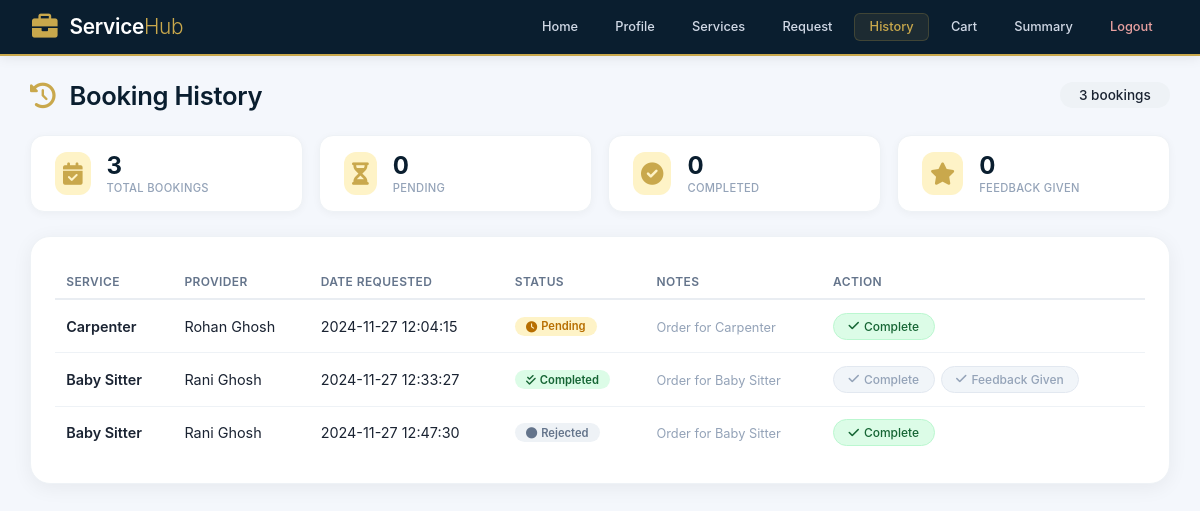
The page /booking_history (signed in) on the database its author committed.
### models.py (models this page shows, shortened)
class Order(db.Model):
    __tablename__ = 'orders'
    id = db.Column(db.Integer, primary_key=True)
    customer_id = db.Column(db.Integer, db.ForeignKey('customers.id'), nullable=False)
    provider_id = db.Column(db.Integer, db.ForeignKey('professionals.id'), nullable=True)
    service_id = db.Column(db.Integer, db.ForeignKey('services.id'), nullable=False)
    date_requested = db.Column(db.DateTime, default=datetime.utcnow, nullable=False)
    date_completed = db.Column(db.DateTime, nullable=True)
    status = db.Column(db.String(20), default="Pending", nullable=False)
    notes = db.Column(db.Text, nullable=True)
    work_completed = db.Column(db.Boolean, nullable=False, default=False)
    provider_notes = db.Column(db.Text, nullable=True)
    customer_approval = db.Column(db.Boolean, nullable=False, default=False)  # Approval by customer
    professional_approval = db.Column(db.Boolean, nullable=False, default=False)
    feedback_given=db.Column(db.Boolean,db.ForeignKey('feedbacks.feedback_given'), nullable=False, default=False)
    cart_id = db.Column(db.Integer, db.ForeignKey('cart.id'), nullable=True)
    quantity = db.Column(db.Integer, default=1, nullable=False)
    cart = db.relationship('Cart', backref='orders', lazy=True)
    customer = db.relationship("Customer", backref="customer_orders", lazy=True)
    provider = db.relationship("Professional", backref="provider_orders", lazy=True)
    service = db.relationship("Service", backref="orders", lazy=True)
    feedback=db.relationship("Feedback",backref="orders",lazy=True)

class Service(db.Model):
    __tablename__ = 'services'
    id = db.Column(db.Integer, primary_key=True)
    name = db.Column(db.String(80), unique=True, nullable=False)
    price = db.Column(db.Integer, nullable=False)
    timerequired = db.Column(db.Integer, nullable=False)
    description = db.Column(db.String(200), nullable=False)
    allowed = db.Column(db.Boolean, default=False, nullable=False)
    status = db.Column(db.String(20), default="Pending", nullable=False)

class Professional(db.Model):
    __tablename__ = 'professionals'
    id = db.Column(db.Integer, primary_key=True)
    name = db.Column(db.String(32), nullable=False)
    username = db.Column(db.String(120), unique=True, nullable=False)
    password = db.Column(db.String(200), nullable=False)
    email = db.Column(db.String(120), unique=True, nullable=False)
    address = db.Column(db.String(200), nullable=False)
    pincode = db.Column(db.String(10), nullable=False)
    service_type = db.Column(db.String(32), db.ForeignKey('services.name'), nullable=False)
    experience = db.Column(db.Integer, nullable=False)
    description = db.Column(db.Text, nullable=False)
    document = db.Column(db.String(200), nullable=True)
    is_approved = db.Column(db.Boolean, nullable=False, default=False)
    blocked = db.Column(db.Boolean, default=False, nullable=False)
    service = db.relationship("Service", backref="professionals", lazy=True)
    date_created = db.Column(db.DateTime, nullable=True)  # Initially nullable

### routes.py (the view)
@app.route('/booking_history')
def booking_history():
    customer_id = session.get('customer_id')  # Retrieve customer ID from session
    if not customer_id:
        flash("Please log in to view your booking history.", "warning")
        return redirect(url_for('login'))  # Redirect to login page if not logged in
    orders = Order.query.filter_by(customer_id=customer_id).all()
    if not orders:
        flash("You have no previous orders.", "info")
    return render_template('booking_history.html', orders=orders)

### templates/booking_history.html (shortened to what this page needs)
<!DOCTYPE html>
<html lang="en">
<head>
    <link rel="stylesheet" href="https://cdnjs.cloudflare.com/ajax/libs/font-awesome/6.0.0-beta3/css/all.min.css" />
</head>
<body>
    <header>
        <div class="header-content">
            <div class="logo">
                <i class="fas fa-briefcase"></i>
                <h1>Service<span>Hub</span></h1>
            </div>
            <nav>
                <a href="{{ url_for('customer_dashboard') }}">Home</a>
                <a href="{{ url_for('customer_profile') }}">Profile</a>
                <a href="{{ url_for('services') }}">Services</a>
                <a href="{{ url_for('create_service_request') }}">Request</a>
                <a href="{{ url_for('booking_history') }}" class="active">History</a>
                <a href="{{ url_for('view_cart') }}">Cart</a>
                <a href="{{ url_for('request_summary') }}">Summary</a>
                <a href="{{ url_for('logout') }}" class="nav-logout">Logout</a>
            </nav>
        </div>
    </header>
    <div class="main-content">
        <div class="page-header">
            <h2>
                <i class="fas fa-history"></i> Booking History
            </h2>
            <span class="count-badge">{{ orders|length }} bookings</span>
        </div>
        <div class="stats-row">
            <div class="stat-box">
                <div class="stat-icon"><i class="fas fa-calendar-check"></i></div>
                <div class="stat-info">
                    <span class="stat-number">{{ orders|length }}</span>
                    <span class="stat-label">Total Bookings</span>
                </div>
            </div>
            <div class="stat-box">
                <div class="stat-icon"><i class="fas fa-hourglass-half"></i></div>
                <div class="stat-info">
                    <span class="stat-number">
                        {% set pending = 0 %}
                        {% for order in orders %}
                            {% if order.status|lower == 'pending' %}
                                {% set pending = pending + 1 %}
                            {% endif %}
                        {% endfor %}
                        {{ pending }}
                    </span>
                    <span class="stat-label">Pending</span>
                </div>
            </div>
            <div class="stat-box">
                <div class="stat-icon"><i class="fas fa-check-circle"></i></div>
                <div class="stat-info">
                    <span class="stat-number">
                        {% set completed = 0 %}
                        {% for order in orders %}
                            {% if order.status|lower == 'completed' %}
                                {% set completed = completed + 1 %}
                            {% endif %}
                        {% endfor %}
                        {{ completed }}
                    </span>
                    <span class="stat-label">Completed</span>
                </div>
            </div>
            <div class="stat-box">
                <div class="stat-icon"><i class="fas fa-star"></i></div>
                <div class="stat-info">
                    <span class="stat-number">
                        {% set feedback_count = 0 %}
                        {% for order in orders %}
                            {% if order.feedback_given %}
                                {% set feedback_count = feedback_count + 1 %}
                            {% endif %}
                        {% endfor %}
                        {{ feedback_count }}
                    </span>
                    <span class="stat-label">Feedback Given</span>
                </div>
            </div>
        </div>
        <div class="table-card">
            {% if orders %}
                <table>
                    <thead>
                        <tr>
                            <th>Service</th>
                            <th>Provider</th>
                            <th>Date Requested</th>
                            <th>Status</th>
                            <th>Notes</th>
                            <th>Action</th>
                        </tr>
                    </thead>
                    <tbody>
                        {% for order in orders %}
                            <tr>
                                <td><span class="fw-semibold">{{ order.service.name }}</span></td>
                                <td>
                                    {% if order.provider %}
                                        {{ order.provider.name }}
                                    {% else %}
                                        <span class="text-muted">Not Assigned</span>
                                    {% endif %}
                                </td>
                                <td>{{ order.date_requested }}</td>
                                <td>
                                    <span class="status-badge
                                        {% if order.status|lower == 'pending' %}status-pending
                                        {% elif order.status|lower == 'confirmed' %}status-confirmed
                                        {% elif order.status|lower == 'completed' %}status-completed
                                        {% elif order.status|lower == 'cancelled' %}status-cancelled
                                        {% else %}status-default{% endif %}">
                                        <i class="fas
                                            {% if order.status|lower == 'pending' %}fa-clock
                                            {% elif order.status|lower == 'confirmed' %}fa-check-circle
                                            {% elif order.status|lower == 'completed' %}fa-check-double
                                            {% elif order.status|lower == 'cancelled' %}fa-times-circle
                                            {% else %}fa-circle{% endif %}"></i>
                                        {{ order.status|capitalize }}
                                    </span>
                                </td>
                                <td>
                                    <span class="text-muted" style="font-size:0.8rem;">
                                        {{ order.notes or '—' }}
                                    </span>
                                </td>
                                <td>
                                    <div class="action-group">
                                        <form action="{{ url_for('mark_complete_customer', request_id=order.id) }}" method="POST" style="display:inline;">
                                            <button type="submit" class="btn-action btn-complete"
                                                {% if order.customer_approval or order.status|lower == 'completed' %}disabled{% endif %}>
                                                <i class="fas fa-check"></i>
                                                {% if order.customer_approval %}Approved{% else %}Complete{% endif %}
                                            </button>
                                        </form>
                                        {% if order.status|lower == 'completed' and not order.feedback_given %}
                                            <a href="{{ url_for('feedback', order_id=order.id) }}" class="btn-action btn-feedback">
                                                <i class="fas fa-star"></i> Feedback
                                            </a>
                                        {% elif order.feedback_given %}
                                            <button class="btn-action btn-feedback-given" disabled>
                                                <i class="fas fa-check"></i> Feedback Given
                                            </button>
                                        {% endif %}
                                    </div>
                                </td>
                            </tr>
                        {% endfor %}
                    </tbody>
                </table>
            {% endif %}
        </div>
    </div>
</body>
</html>

### templates/booking_history.html (style rules this page uses)
* { margin: 0; padding: 0; box-sizing: border-box; }
body { font-family: 'Inter', -apple-system, BlinkMacSystemFont, 'Segoe UI', Roboto, sans-serif; background: #f4f7fc; color: #1a2332; min-height: 100vh; }
header { background: #0a1e2f; color: #ffffff; width: 100%; padding: 0.8rem 2rem; box-shadow: 0 2px 12px rgba(0, 0, 0, 0.08); border-bottom: 2px solid #c9a84c; position: sticky; top: 0; z-index: 100; }
.header-content { max-width: 1400px; margin: 0 auto; display: flex; flex-wrap: wrap; align-items: center; justify-content: space-between; gap: 0.5rem; }
.logo { display: flex; align-items: center; gap: 0.75rem; }
.logo i { font-size: 1.6rem; color: #c9a84c; }
.logo h1 { font-size: 1.3rem; font-weight: 600; letter-spacing: -0.3px; }
.logo span { color: #c9a84c; font-weight: 300; }
nav { display: flex; flex-wrap: wrap; gap: 0.2rem 0.4rem; align-items: center; }
nav a { text-decoration: none; color: #d1d9e6; font-weight: 500; padding: 0.35rem 0.9rem; border-radius: 6px; font-size: 0.8rem; transition: all 0.2s ease; border: 1px solid transparent; white-space: nowrap; }
nav a.active { color: #c9a84c; background: rgba(201, 168, 76, 0.1); border-color: rgba(201, 168, 76, 0.2); }
.nav-logout { color: #e8a0a0 !important; }
.main-content { max-width: 1400px; width: 95%; margin: 1.5rem auto 2rem; }
.page-header { display: flex; justify-content: space-between; align-items: center; flex-wrap: wrap; gap: 1rem; margin-bottom: 1.5rem; }
.page-header h2 { font-size: 1.6rem; font-weight: 600; color: #0a1e2f; letter-spacing: -0.3px; }
.page-header h2 i { color: #c9a84c; margin-right: 0.5rem; }
.page-header .count-badge { background: #eef2f6; padding: 0.3rem 1.2rem; border-radius: 40px; font-size: 0.85rem; font-weight: 500; color: #1a2332; }
.stats-row { display: flex; flex-wrap: wrap; gap: 1rem; margin-bottom: 1.5rem; }
.stat-box { background: white; border-radius: 14px; padding: 1rem 1.5rem; box-shadow: 0 2px 8px rgba(0, 0, 0, 0.04); border: 1px solid #eef2f6; display: flex; align-items: center; gap: 1rem; flex: 1; min-width: 140px; }
.stat-box .stat-icon { font-size: 1.4rem; color: #c9a84c; background: #fef3c7; padding: 0.5rem; border-radius: 12px; }
.stat-box .stat-info { display: flex; flex-direction: column; }
.stat-box .stat-number { font-size: 1.5rem; font-weight: 700; color: #0a1e2f; line-height: 1.2; }
.stat-box .stat-label { font-size: 0.7rem; color: #94a3b8; font-weight: 500; text-transform: uppercase; letter-spacing: 0.3px; }
.table-card { background: white; border-radius: 20px; padding: 1.5rem; box-shadow: 0 4px 20px rgba(0, 0, 0, 0.06); border: 1px solid #eef2f6; overflow-x: auto; }
.table-card table { width: 100%; border-collapse: collapse; font-size: 0.9rem; }
.table-card th { text-align: left; padding: 0.8rem 0.7rem 0.6rem 0.7rem; font-weight: 600; font-size: 0.75rem; text-transform: uppercase; letter-spacing: 0.4px; color: #64748b; border-bottom: 2px solid #e9edf2; white-space: nowrap; }
.table-card td { padding: 0.8rem 0.7rem; border-bottom: 1px solid #eef2f6; vertical-align: middle; }
.table-card tr:last-child td { border-bottom: none; }
.status-badge { display: inline-flex; align-items: center; gap: 4px; padding: 0.15rem 0.7rem; border-radius: 30px; font-size: 0.7rem; font-weight: 600; }
.status-pending { background: #fef3c7; color: #b76e00; }
.status-completed { background: #dcfce7; color: #166534; }
.status-default { background: #eef2f6; color: #64748b; }
.btn-action { display: inline-flex; align-items: center; gap: 5px; padding: 0.3rem 0.9rem; border-radius: 30px; font-size: 0.75rem; font-weight: 500; border: none; cursor: pointer; transition: all 0.2s; text-decoration: none; font-family: inherit; }
.btn-complete { background: #dcfce7; color: #166534; border: 1px solid #bbf7d0; }
.btn-complete:disabled { background: #f1f5f9; color: #94a3b8; cursor: not-allowed; border-color: #e2e8f0; }
.btn-feedback-given { background: #f1f5f9; color: #94a3b8; cursor: not-allowed; border: 1px solid #e2e8f0; }
.action-group { display: flex; gap: 6px; flex-wrap: wrap; }
.fw-semibold { font-weight: 600; }
.text-muted { color: #94a3b8; }

### rows shown on the page
Order: service.name "Carpenter", provider.name "Rohan Ghosh", date_requested "2024-11-27 12:04:15", status "Pending", notes "Order for Carpenter", customer_approval "Complete"
Order: service.name "Baby Sitter", provider.name "Rani Ghosh", date_requested "2024-11-27 12:33:27", status "Completed", notes "Order for Baby Sitter", customer_approval "Complete", shows "Feedback Given"
Order: service.name "Baby Sitter", provider.name "Rani Ghosh", date_requested "2024-11-27 12:47:30", status "Rejected", notes "Order for Baby Sitter", customer_approval "Complete"

### other values the page prints
{{ orders|length }} "3"
{{ pending }} "0"
{{ completed }} "0"
{{ feedback_count }} "0"
